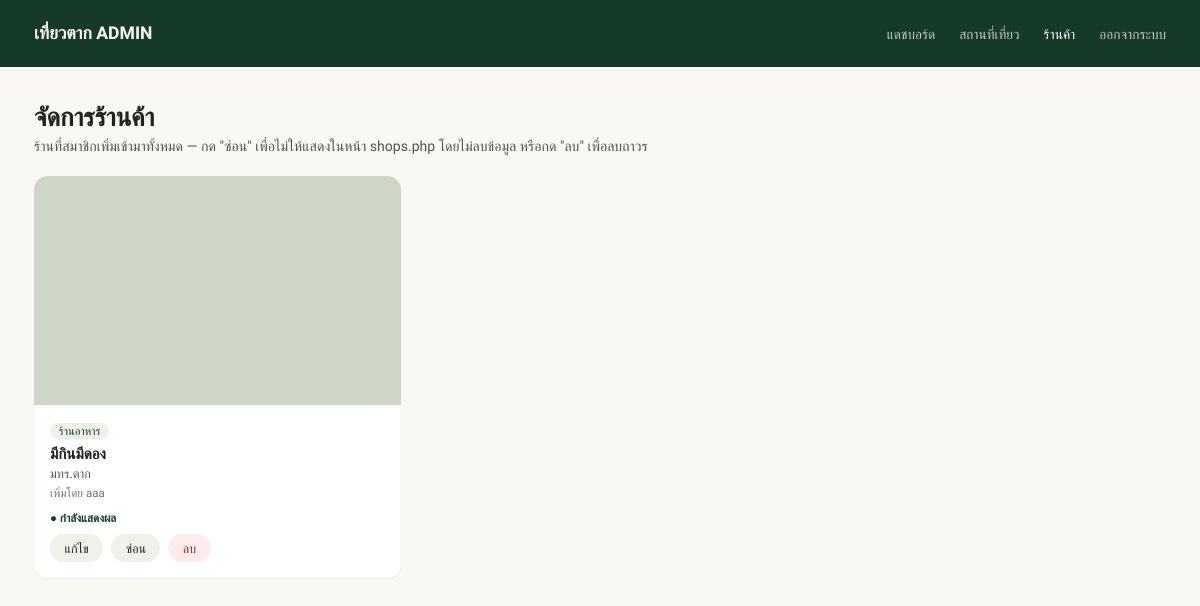
Page /admin-shops.php (signed in) on the committed database.
### tables this page shows
CREATE TABLE `shop` (
  `id_shop` int(11) NOT NULL,
  `id_account` int(11) NOT NULL,
  `name_shop` varchar(150) NOT NULL,
  `category_shop` varchar(30) NOT NULL,
  `description_shop` text DEFAULT NULL,
  `address_shop` varchar(255) DEFAULT NULL,
  `lat_shop` decimal(10,7) NOT NULL,
  `lng_shop` decimal(10,7) NOT NULL,
  `image_shop` varchar(255) DEFAULT NULL,
  `status_shop` tinyint(1) NOT NULL DEFAULT 1,
  `created_at` timestamp NOT NULL DEFAULT current_timestamp()
);

CREATE TABLE `account` (
  `id_account` int(50) NOT NULL,
  `username_account` varchar(40) DEFAULT NULL,
  `email_account` varchar(40) DEFAULT NULL,
  `password_account` varchar(97) DEFAULT NULL,
  `salt_account` varchar(256) DEFAULT NULL,
  `role_account` varchar(6) DEFAULT NULL,
  `images_account` varchar(50) DEFAULT NULL,
  `login_count_account` int(1) NOT NULL,
  `lock_account` int(1) NOT NULL,
  `ban_account` datetime DEFAULT NULL
);

### admin-shops.php (the view, shortened to what this page needs)
<?php
require('connect.php');
$shops = [];
$result_all = mysqli_query($connect, "
    SELECT s.*, a.username_account
    FROM shop s
    JOIN account a ON a.id_account = s.id_account
    ORDER BY s.created_at DESC
");
while($row = mysqli_fetch_assoc($result_all)){
    $shops[] = $row;
}
?>
<!DOCTYPE html>
<html lang="th">
<head>
</head>
<body>
<nav class="nav">
    <div class="wrap">
        <div class="logo">เที่ยวตาก ADMIN</div>
        <ul class="nav-links">
            <li><a href="admin.php">แดชบอร์ด</a></li>
            <li><a href="admin-places.php">สถานที่เที่ยว</a></li>
            <li><a href="admin-shops.php" class="active">ร้านค้า</a></li>
            <li><a href="admin.php?logout=1">ออกจากระบบ</a></li>
        </ul>
    </div>
</nav>
<div class="wrap">
    <div class="page-head">
        <h1>จัดการร้านค้า</h1>
        <p>ร้านที่สมาชิกเพิ่มเข้ามาทั้งหมด — กด "ซ่อน" เพื่อไม่ให้แสดงในหน้า shops.php โดยไม่ลบข้อมูล หรือกด "ลบ" เพื่อลบถาวร</p>
    </div>
    <div class="shop-grid">
        <?php foreach($shops as $s): ?>
            <?php $is_visible = (int) $s['status_shop'] === 1; ?>
            <div class="shop-card <?php echo $is_visible ? '' : 'hidden'; ?>">
                <div class="thumb" style="<?php echo $s['image_shop'] ? "background-image:url('" . htmlspecialchars($s['image_shop']) . "')" : ''; ?>"></div>
                <div class="body">
                    <span class="tag"><?php echo htmlspecialchars($s['category_shop']); ?></span>
                    <h3><?php echo htmlspecialchars($s['name_shop']); ?></h3>
                    <p class="addr"><?php echo htmlspecialchars($s['address_shop'] ?: 'ไม่ระบุที่อยู่'); ?></p>
                    <p class="by">เพิ่มโดย <?php echo htmlspecialchars($s['username_account']); ?></p>
                    <div class="status <?php echo $is_visible ? 'show' : 'hide'; ?>">
                        <?php echo $is_visible ? '● กำลังแสดงผล' : '● ถูกซ่อนอยู่'; ?>
                    </div>
                    <div class="btn-row">
                        <a href="admin-shops.php?edit=<?php echo $s['id_shop']; ?>" class="btn btn-toggle">แก้ไข</a>
                        <a href="admin-shops.php?toggle=<?php echo $s['id_shop']; ?>" class="btn btn-toggle">
                            <?php echo $is_visible ? 'ซ่อน' : 'แสดงอีกครั้ง'; ?>
                        </a>
                        <a href="admin-shops.php?delete=<?php echo $s['id_shop']; ?>" class="btn btn-delete"
                           onclick="return confirm('ลบร้าน &quot;<?php echo htmlspecialchars($s['name_shop'], ENT_QUOTES); ?>&quot; ถาวรใช่ไหม?');">ลบ</a>
                    </div>
                </div>
            </div>
        <?php endforeach; ?>
    </div>
</div>
</body>
</html>

### admin-shops.php (style rules this page uses)
:root { --ink: #1d231d; --ink-soft: #4c554b; --cream: #faf8f3; --panel: #eef1e9; --green: #24593f; --green-deep: #163a28; --line: rgba(29,35,29,0.12); --radius: 14px; }
* { box-sizing: border-box; }
body { margin: 0; font-family: 'Prompt', sans-serif; color: var(--ink); background: var(--cream); }
a { color: inherit; }
.wrap { max-width: 1180px; margin: 0 auto; padding: 0 1.5rem; }
.nav { background: var(--green-deep); color: #fdfbf5; }
.nav .wrap { display: flex; align-items: center; justify-content: space-between; height: 4.2rem; }
.logo { font-weight: 700; font-size: 1.1rem; }
.nav-links { display: flex; gap: 1.5rem; list-style: none; margin: 0; padding: 0; }
.nav-links a { color: rgba(253,251,245,0.75); text-decoration: none; font-size: 0.85rem; }
.nav-links a.active, .nav-links a:hover { color: #fff; }
.page-head { padding: 2.2rem 0 1.3rem; }
.page-head h1 { margin: 0 0 0.3rem; font-size: 1.6rem; font-weight: 700; }
.page-head p { margin: 0; color: var(--ink-soft); font-size: 0.88rem; }
.shop-grid { display: grid; grid-template-columns: repeat(3, 1fr); gap: 1rem; padding-bottom: 3rem; }
.shop-card { background: #fff; border-radius: var(--radius); overflow: hidden; box-shadow: 0 1px 2px rgba(29,35,29,0.06); }
.shop-card .thumb { aspect-ratio: 16/10; background: #cfd6c8 center / cover no-repeat; }
.shop-card .body { padding: 0.9rem 1rem 1rem; }
.shop-card .tag { display: inline-block; font-size: 0.7rem; color: var(--green-deep); background: var(--panel); border-radius: 999px; padding: 0.1rem 0.55rem; margin-bottom: 0.35rem; }
.shop-card h3 { margin: 0 0 0.2rem; font-size: 0.95rem; font-weight: 600; }
.shop-card .addr { margin: 0 0 0.3rem; font-size: 0.78rem; color: var(--ink-soft); }
.shop-card .by { margin: 0 0 0.7rem; font-size: 0.72rem; color: var(--ink-soft); opacity: 0.8; }
.shop-card .status { font-size: 0.72rem; font-weight: 600; margin-bottom: 0.6rem; }
.shop-card .status.show { color: var(--green-deep); }
.btn-row { display: flex; gap: 0.5rem; flex-wrap: wrap; }
.btn { border: none; border-radius: 999px; padding: 0.4rem 0.9rem; font-family: 'Prompt', sans-serif; font-size: 0.78rem; cursor: pointer; text-decoration: none; }
.btn-toggle { background: var(--panel); color: var(--ink); }
.btn-delete { background: #fdeceb; color: #8a2c25; }

### rows in the picture
shop: category_shop "ร้านอาหาร", name_shop "มีกินมีดอง", address_shop "มทร.ตาก", id_account.username_account "aaa", status_shop "● กำลังแสดงผล"
